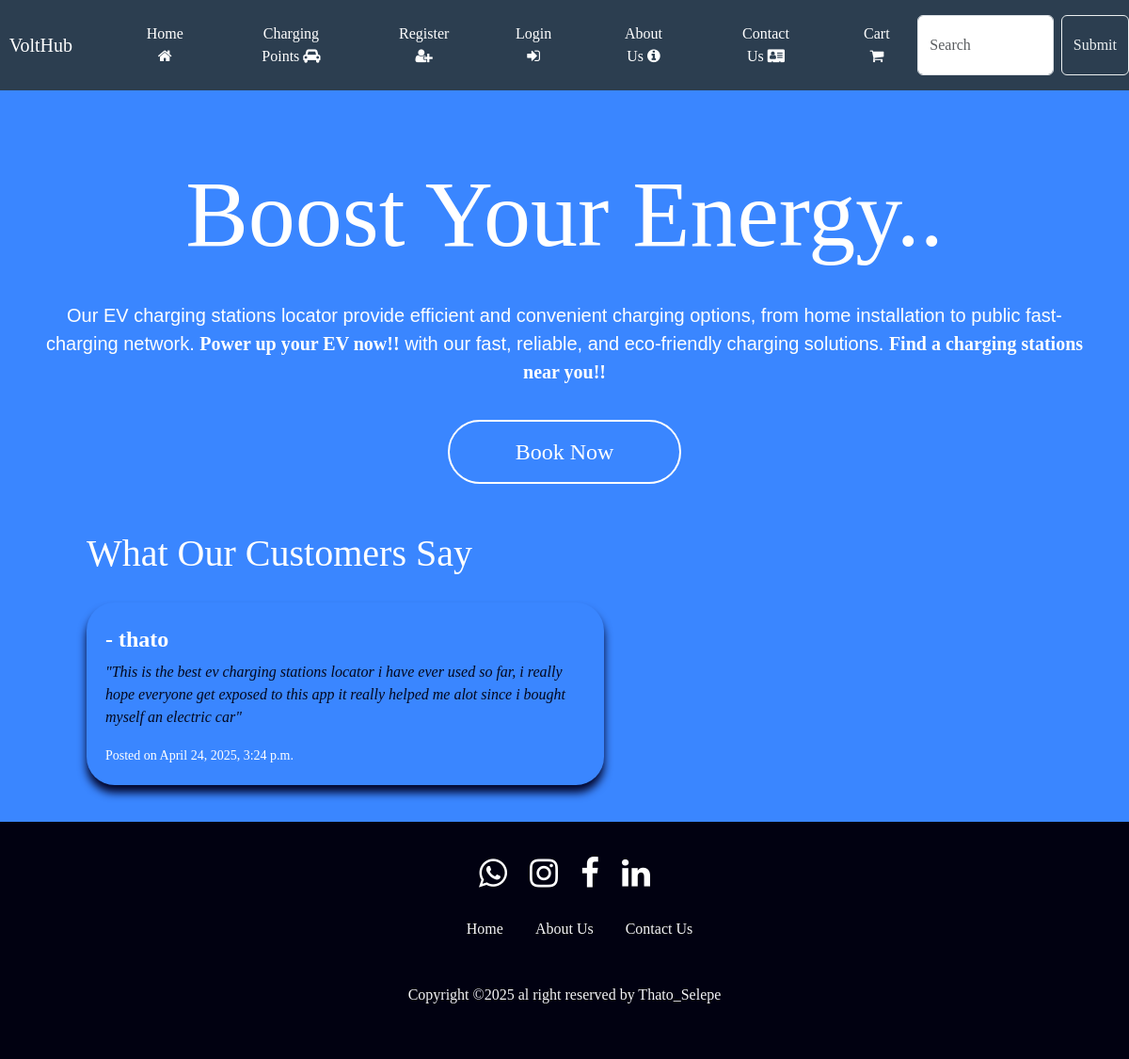
The page / on the database its author committed.
### charging_station/models.py (models this page shows, shortened)
class Comment(models.Model):
    class Meta:
        unique_together = ('user', 'station')
    user = models.ForeignKey(User, on_delete=models.CASCADE)
    station = models.ForeignKey(ChargingPoint, on_delete=models.CASCADE)
    comment_text = models.TextField()
    created_at = models.DateTimeField(auto_now_add=True)
    parent = models.ForeignKey('self', on_delete=models.CASCADE, null=True, blank=True, related_name="replies")
    upvotes = models.IntegerField(default=0)
    downvotes = models.IntegerField(default=0)
    updated_at = models.DateField(auto_now=True)

### VoltHub/views.py (the view)
# urls.py: path('', views.home, name=""),
def home(request):
    comments = Comment.objects.filter(station__name='VoltHub').order_by('-created_at')
    return render(request, 'VoltHub/home.html', {'comments': comments})

### VoltHub/templates/VoltHub/home.html (shortened to what this page needs)
{% extends 'VoltHub/base.html' %}
{% load static %}
{% block content %}
<!DOCTYPE html>
<head>
    <link rel="stylesheet" type="text/css" href="{% static 'VoltHub/style.css' %}">
</head>
<body style="background-color:#3a86ff";>
    <br>
    <br>
    <div class="content">
        <h1> Boost Your Energy.. </h1>
        <br>
        <p> Our EV charging stations locator provide efficient and convenient charging options,
            from home installation to public fast-charging network. <strong>Power up your EV now!!</strong>
            with our fast, reliable, and eco-friendly charging solutions. <strong>Find a charging stations
            near you!!</strong>
        </p>
        <a href="{% url 'book' %}"> Book Now </a>
    </div>
    <section class="testimonials" style="color:white; text-align:left; padding: 50px; margin-left:0px;">
        <h2>What Our Customers Say</h2>
        {% for comment in comments %}
            <div class="testimonial-container">
                <h4>- {{ comment.user.username }}</h4>
                <p>"{{ comment.comment_text }}"</p>
                <small>Posted on {{ comment.created_at|date:"F j, Y, g:i a" }}</small>
            </div>
        {% empty %}
            <p>No comments yet. Be the first to share your thoughts!</p>
        {% endfor %}
    </section>
</div>
    <br>
    <section class="footer">
        <div class="social">
             <a href="https://wa.me/27783522058?text=Hello%20Thato%2C%20I%27d%20like%20to%20chat!"><i class="fa fa-brands fa-whatsapp" aria-hidden="true"></i></a>
            <a href="#"><i class="fa fa-brands fa-instagram" aria-hidden="true"></i></a>
            <a href="https://www.facebook.com/thato.thatoo.10"><i class="fa fa-brands fa-facebook" aria-hidden="true"></i></a>
            <a href="https://www.linkedin.com/in/thato-selepe-231266241"><i class="fa fa-brands fa-linkedin" aria-hidden="true"></i></a>
        </div>
        <ul>
           <li>
                <a href="{% url '' %}">Home</a>
            </li>
            <li>
                <a href="{% url 'about_us' %}">About Us</a>
            </li>
            <li>
                <a href="{% url 'contact_us' %}">Contact Us</a>
            </li>
        </ul>
        <p class="copy-right">Copyright ©2025 al right reserved by Thato_Selepe</p>
    </section>
</body>
{% endblock %}

### VoltHub/static/VoltHub/style.css (style rules this page uses)
* { margin: 0; padding: 0; box-sizing: border-box; font-family: 'Poppins', 'sans-serif'; }
html, body { height: 100%; display: flex; flex-direction: column; }
.content { text-align: center; }
.content h1 { font-size: 100px; color: #fff; font-weight: 400; }
.content p { font-size: 20px; font-family: sans-serif; color: #fff; font-weight: 400; }
.content a { text-decoration: none; display: inline-block; color: #fff; font-size: 24px; border: 2px solid #fff; padding: 14px 70px; border-radius: 50px; margin-top: 20px; }
.testimonial-container { background-color: #3a86ff; padding: 20px; border-radius: 30px; margin: 20px auto; max-width: 550px; box-shadow: 0 8px 10px hsl(237, 87%, 9%); float: left; }
.testimonial-container { margin-bottom: 15px; }
.testimonial-container p { font-style: italic; color: #03071e; }
.testimonial-container h4 { margin-top: 5px; font-weight: bold; color: #ffffff; }
.testimonial-container small { color: #ffffff; }
.footer { background-color: rgb(1, 1, 17); width: 100%; left: 0; position: relative; margin-top: auto; }
.social { text-align: center; padding-top: 20px; padding-bottom: 20px; }
.social a { font-size: 35px; width: 25px; padding: 10px; color: white; }
.footer ul { list-style: none; text-align: center; padding-bottom: 30px; }
.footer ul li { display: inline-block; padding: 0px 15px; }
.footer ul li a { text-decoration: none; color: whitesmoke; }
.copy-right { text-align: center; padding-bottom: 30px; color: whitesmoke; }

### VoltHub/static/VoltHub/footer.css (style rules this page uses)
html, body { height: 100%; display: flex; flex-direction: column; margin: 0; padding: 0; }
.footer { background-color: rgb(1, 1, 17); width: 100%; left: 0; position: absolute; margin: 0; color: white; text-align: center; padding: 10px 0; width: 100%; }

### VoltHub/static/VoltHub/login.css (style rules this page uses)
body { margin: 0; padding: 0; background-color: #ebeef4;; }

### rows shown on the page
Comment: user.username "thato", comment_text "This is the best ev charging stations locator i have ever used so far, i really hope everyone get exposed to this app it really helped me alot since i bought myself an electric car", created_at "April 24, 2025, 3:24 p.m."
